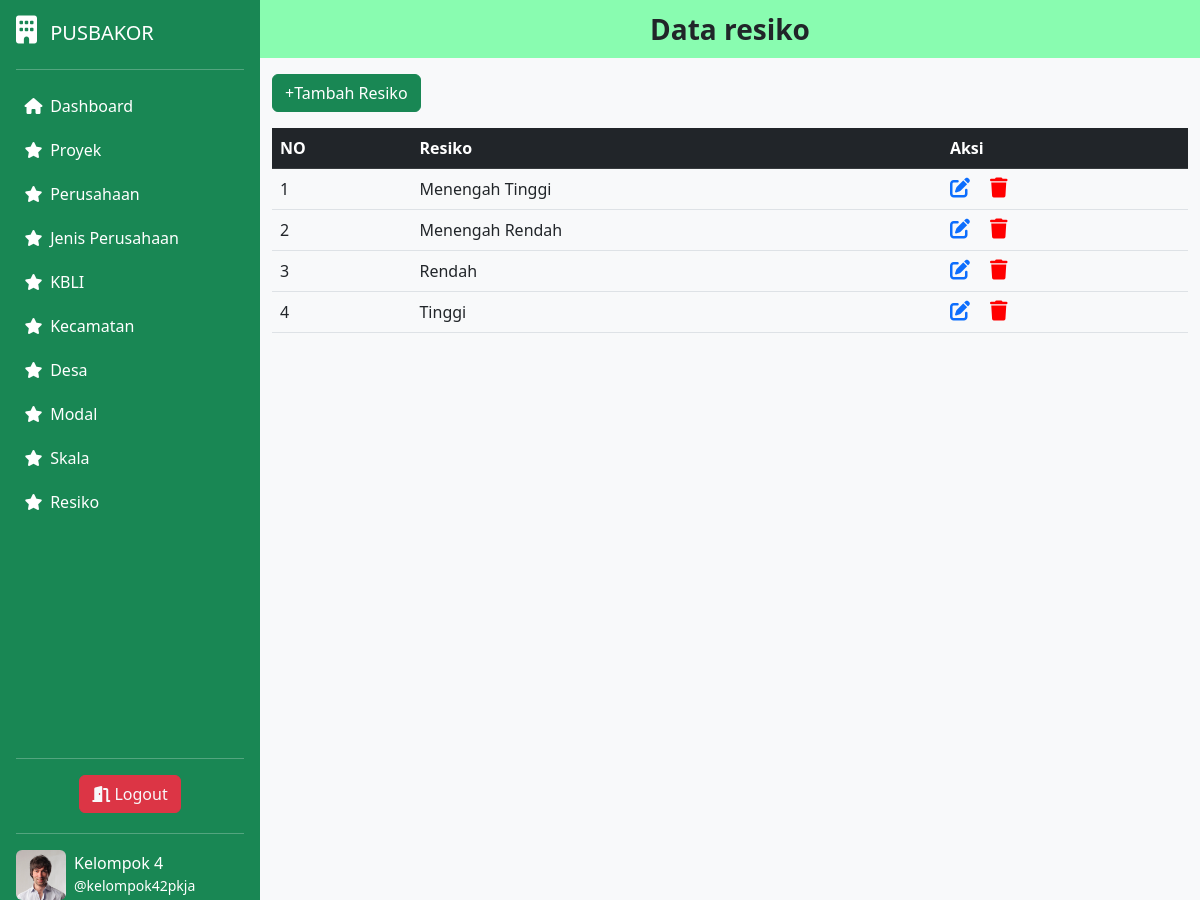
The app's page /index.php/resiko, older data.
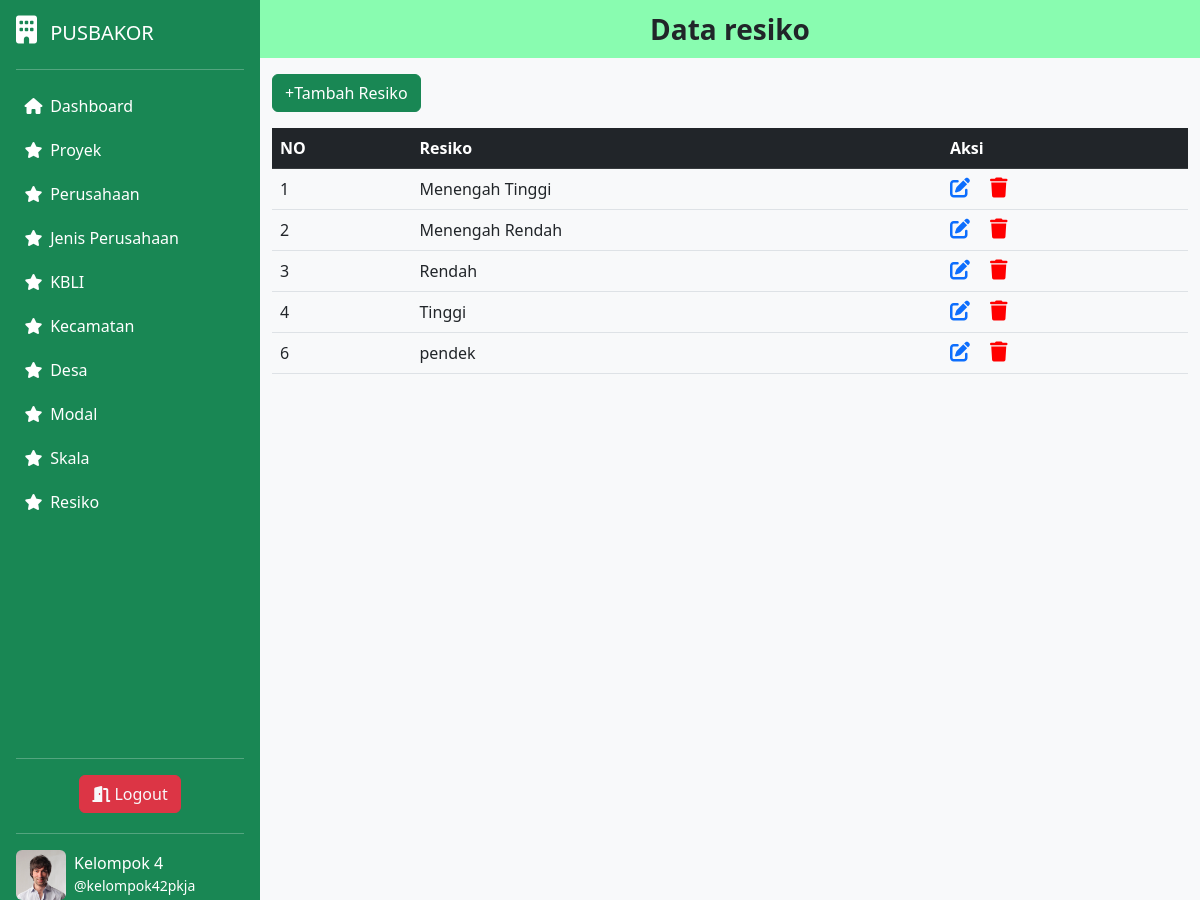
The same page, newer data.
### tables this page shows
CREATE TABLE IF NOT EXISTS `resiko` (
  `id` int NOT NULL AUTO_INCREMENT,
  `resiko` varchar(50) DEFAULT NULL,
  PRIMARY KEY (`id`)
);

### application/controllers/resiko.php (called while the page is built, shortened)
<?php
class resiko extends CI_Controller {
    public function __construct() {
        $this->load->model('resikomodel');
    }
    public function index() {
        $data['resiko'] = $this->resikomodel->get_all_resiko();
        $data['judul'] = "Data resiko";
        $data['content']=$this->load->view('resikoview', $data,true);
        $this->load->view('template/index',$data);
    }
}
?>

### index.php (called while the page is built, shortened)
<?php
require_once BASEPATH.'core/CodeIgniter.php';

### application/models/resikomodel.php (called while the page is built, shortened)
<?php
class resikomodel extends CI_Model {
    public function get_all_resiko() {
        $query = $this->db->get('resiko');
        return $query->result_array();
    }
}
?>

### application/views/resikoview.php (the view, shortened to what this page needs)
<!DOCTYPE html>
<html lang="en">
<head>
  <link href="https://cdn.jsdelivr.net/npm/bootstrap@5.2.3/dist/css/bootstrap.min.css" rel="stylesheet">
  <link rel="stylesheet" href="https://cdnjs.cloudflare.com/ajax/libs/font-awesome/6.4.0/css/all.min.css" />
</head>
<body>
  <div class="container">
    <div class="scrolling-table">
    <a href="<?php echo base_url('resiko/add'); ?>" class="btn btn-success mb-3">+Tambah Resiko</a>
    <table class="table table-hover text-left">
      <thead class="table-dark sticky-header">
        <tr>
          <th scope="col">NO</th>
          <th scope="col">Resiko</th>
          <th scope="col">Aksi</th>
        </tr>
      </thead>
      <tbody>
      <?php foreach ($resiko as $row) { ?>
          <tr>
            <td><?php echo $row["id"] ?></td>
            <td><?php echo $row["resiko"] ?></td>
            <td>
            <a href="<?php echo base_url('resiko/edit/' . $row['id']); ?>"><i class="fa-solid fa-pen-to-square fs-5 me-3"></i></a>
            <a href="<?php echo base_url('resiko/delete/' . $row['id']); ?>" onclick="return confirm('Kamu Yakin Mau Hapus Ini?');">
            <i class="fa-solid fa-red fa-trash fs-5"> </i></a>
            </td>
          </tr>
        <?php
        }
        ?>
      </tbody>
    </table>
    </div>
  </div>
</body>
</html>

### application/views/template/index.php (shortened to what this page needs)
<!DOCTYPE html>
<html lang="en">
<head>
    <link href="https://cdn.jsdelivr.net/npm/bootstrap@5.3.0-alpha3/dist/css/bootstrap.min.css" rel="stylesheet">
    <link rel="stylesheet" href="https://cdnjs.cloudflare.com/ajax/libs/font-awesome/6.4.0/css/all.min.css" />
    <link rel="stylesheet" href="./css/style.css">
</head>
<body>
    <div class="container-fluid  p-0 d-flex h-100">
        <div id="bdSidebar" class="d-flex flex-column flex-shrink-0 p-3 bg-success text-white offcanvas-md offcanvas-start" style="width: 260px ; ">
            <a href="#" class="navbar-brand">
                <h5><i class="fa-solid fa-building me-2" style="font-size: 28px;"></i> PUSBAKOR</h5>
            </a>
            <hr>
            <ul class="mynav nav nav-pills flex-column mb-auto">
                <li class="nav-item mb-1">
                    <a href="<?php echo base_url('dashboard'); ?>" class="" style="color: white;">
                        <i class="fa-solid fa-house"></i>
                        Dashboard
                    </a>
                </li>
                <li class="nav-item mb-1">
                    <a href="<?php echo base_url('proyek'); ?>" class="" style="color: white;">
                        <i class="fa-solid fa-star"></i>
                        Proyek
                    </a>
                </li>
                <li class="nav-item mb-1">
                    <a href="<?php echo base_url('perusahaan'); ?>" class="" style="color: white;">
                        <i class="fa-solid fa-star"></i>
                        Perusahaan
                    </a>
                </li>
                <li class="nav-item mb-1">
                    <a href="<?php echo base_url('jenisperusahaan'); ?>" class="" style="color: white;">
                        <i class="fa-solid fa-star"></i>
                        Jenis Perusahaan
                    </a>
                </li>
                <li class="nav-item mb-1">
                    <a href="<?php echo base_url('kbli'); ?>" class="" style="color: white;">
                        <i class="fa-solid fa-star"></i>
                        KBLI
                    </a>
                </li>
                <li class="nav-item mb-1" >
                    <a href="<?php echo base_url('kecamatan'); ?>" class="" style="color: white;">
                        <i class="fa-solid fa-star"></i>
                        Kecamatan
                    </a>
                </li>
                <li class="nav-item mb-1">
                    <a href="<?php echo base_url('desa'); ?>" class="" style="color: white;">
                        <i class="fa-solid fa-star"></i>
                        Desa
                    </a>
                </li>
                <li class="nav-item mb-1">
                    <a href="<?php echo base_url('modal'); ?>" class="" style="color: white;">
                        <i class="fa-solid fa-star"></i>
                        Modal
                    </a>
                </li>
                <li class="nav-item mb-1">
                    <a href="<?php echo base_url('skala'); ?>" class="" style="color: white;">
                        <i class="fa-solid fa-star"></i>
                        Skala
                    </a>
                </li>
                <li class="nav-item mb-1">
                    <a href="<?php echo base_url('resiko'); ?>" class="" style="color: white;">
                        <i class="fa-solid fa-star"></i>
                        Resiko
                    </a>
                </li>
                <br>
                <br>
                <br>
                <br>
                <br>
                <br>
                <br>
                <br>
                <br>
            </ul>
            <hr>
            <div class="nav-item mb-1 text-center">
                    <a href="<?php echo base_url('login/logout'); ?>" class="btn btn-danger text-light " style="color: white;">
                        <i class="fa-solid fa-door-open"></i>
                        Logout
                    </a>
            </div>
            <hr>
            <div class="d-flex">
                <img src="img/profile_user.jpeg" class="img-fluid rounded me-2" width="50px" alt="">
                <span>
                    <h6 class="mt-1 mb-0">Kelompok 4 </h6>
                    <small>@kelompok42pkja</small>
                </span>
            </div>
        </div>
        <div class="bg-light flex-fill">
                <div class="row">
                    <div class="col">
                    <nav class="navbar navbar-light fw-bold justify-content-center fs-3 mb-3" style="background-color: #00ff5573;">
                      <?php echo $judul; ?>
                    </nav>
                        <?php echo $content; ?>
                    </div>
                </div>
            </div>
        </div>
</body>
</html>

### application/views/template/css/style.css (style rules this page uses)
html,body { height: 100%; font-family: 'Ubuntu', sans-serif; }
.mynav { color: #fff; }
.mynav li a { color: #fff; text-decoration: none; width: 100%; display: block; border-radius: 5px; padding: 8px 5px; }
.mynav li a i { width: 25px; text-align: center; }

### application/views/resikoview.php (style rules this page uses)
.fa-red { color: red; }
.scrolling-table { height: 672px; overflow-y: auto; }
.sticky-header th { position: sticky; top: 0; z-index: 1; }

Row changes from the older to the newer data that the page shows:
added resiko: id "6", resiko "pendek"
